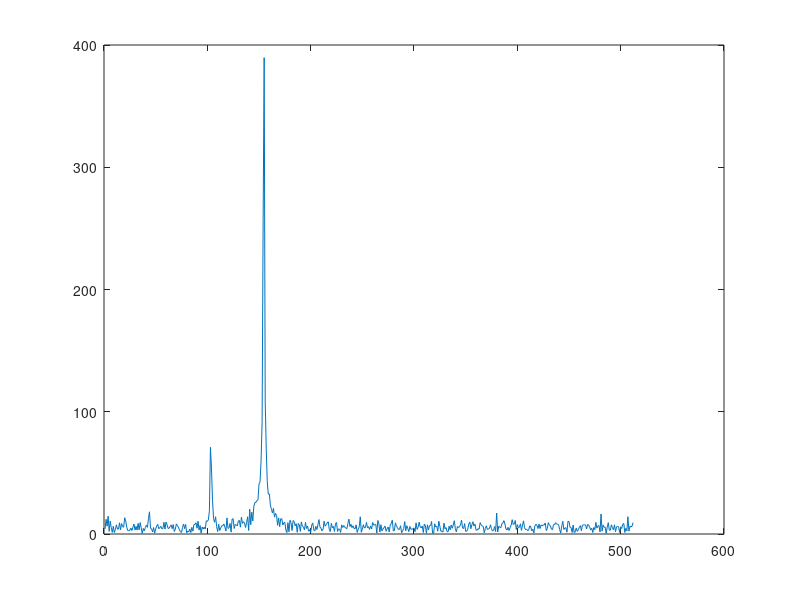

Write the MATLAB code that produced this figure.
% Generate 1024-point white Gaussian random noise w 
% with zero mean and unit variance

whiteGaussian = randn(1, 2014);
% cos(0.1pn) + 0.2 sin(0.2pn) + 0.2 * w(n)
xn1 = zeros(1, 1024);
xn2 = zeros(1, 1024);
xn3 = zeros(1, 1024);
xn4 = zeros(1, 1024);

for x=1:1024
    xn1(x)=cos(0.1*pi*x)+0.2*sin(0.2*pi*x)+0.2*whiteGaussian(x);
    xn2(x)=cos(0.1*pi*x)+0.2*sin(0.12*pi*x)+0.2*whiteGaussian(x);
    xn3(x)=cos(0.1*pi*x)+0.2*sin(0.5*pi*x)+0.2*whiteGaussian(x);
    xn4(x)=cos(0.3*pi*x)+0.2*sin(0.2*pi*x)+0.2*whiteGaussian(x);
end

% plot x(n)
plot(xn1(1:end));
pause;

fftX1 = fft(xn1);
fftX2 = fft(xn2);
fftX3 = fft(xn3);
fftX4 = fft(xn4);

% Plot the periodogram, 
% |X(k)|^2 for k=1,..,512. 
% How many peaks can you observe? What are the locations of the peaks?

Xn1 = zeros(1, 512);
 Xn2 = zeros(1, 512);
 Xn3 = zeros(1, 512);
 Xn4 = zeros(1, 512);
 
for X=1:512
     Xn1(X)= abs(fftX1(X));
     Xn2(X)= abs(fftX2(X));
     Xn3(X)= abs(fftX3(X));
     Xn4(X)= abs(fftX4(X));
 
 end
px = abs(fftX1).^2/1024;
plot(Xn1(1:end))

 pause;
 plot(Xn2(1:end))
 pause;
 plot(Xn3(1:end))
 pause;
 plot(Xn4(1:end))
 pause;
